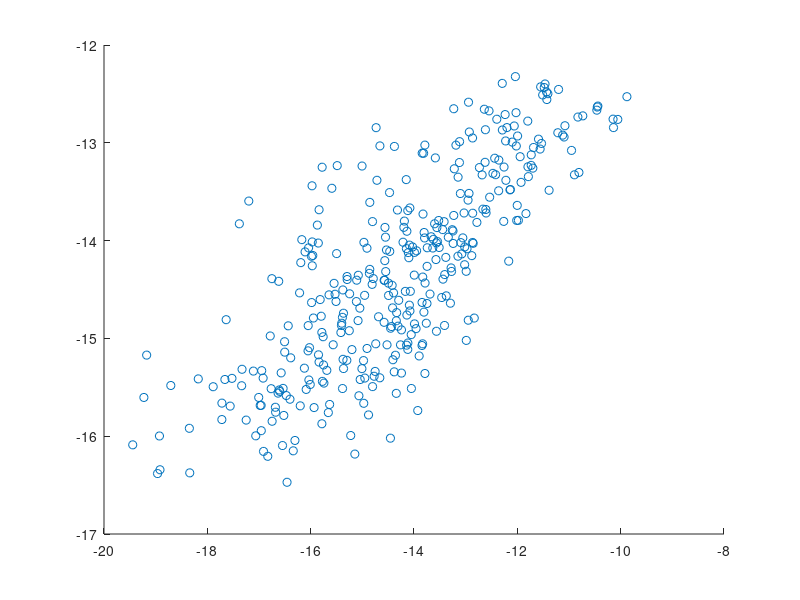

This figure's MATLAB source: (Note: this script raises an error after producing the figure.)

% This file provides data descriptions and analyses demos relevant to the
% manuscript: ''Send-receive communication asymmetry in brain networks:
% Inferring directionallity of neural signalling from undirected
% connectomes''.

% Caio Seguin, Adeel Razi, Andrew Zalesky
% Feb 2019

%% Load data

load('sen_rev_data.mat');

%% Data description: asy struct

% The struct asy contains data on related to the measure of send-receive communication
% asymmetry. The struct is organized as folows:
% 
% asy.com - Send-receive communication asymmetry.
% 
%   asy.com.rg - Regional communication asymmetry.
% 
%       asy.com.rg.{n256,n360,n512} - Regional cortical parcellations for
%       N = 256,360,512.
%  
%           asy.com.rg.n256.{d10,d15,d20} - Regional communication asymmetry
%           computed for 10%, 15%, 20% structural connection density.
% 
%               asy.com.rg.n256.d10.{nav,dif,si} - Regional communication asymmetry
%               for navigation efficiency, diffusion effeciency and search
%               information. This are the variables projected onto the
%               cortical surface in Fig 3a,d,g.
% 
%   asy.com.ss - Subsystems communication asymmetry.
% 
%       asy.com.ss.n360.{d10,d15,d20} - Subsystems communication asymmetry for
%       10%, 15%, 20% structural connection density.
% 
%           asy.com.ss.n360.d10.{nav,dif,si} - Subsystems communication asymmetry
%           for navigation efficiency, diffusion effeciency and search
%           information.
% 
%           asy.com.ss.n360.d10.nav.{yeo7,yeo17,hcp22} - Subsystems
%           communication asymmetry for yeo 7, yeo 17, hcp 22 cortical
%           subsystems
% 
%           asy.com.ss.n360.d10.nav.yeo7.{vec,mat} - System-wise and
%           pairwise subsystems communication asymmetry. These are the
%           variables shown in Figs 4a,c (mat) and 4b,d (vec).
% 
% asy.ec - Send-receive effective connectivity asymmetry
% 
%   asy.ec.ss.n360.{yeo7,yeo17,hcp22} - Effective connectivity asymmetry
%   for the yeo 7, yeo 17 and hcp 22 cortical subsystems.
% 
%       asy.ec.ss.n360.yeo7.{ses1,ses2} - Effective connectivity asymmetry
%       for resting-state fMRI sessions 1 and 2
% 
%           asy.ec.ss.n360.yeo7.ses1.mat - Pairwise effective connecitivty
%           asymmetry. These are the variables shown in Figs 5c,d (Eff. conn. asymmetry matrix)

%% Data description: sre struct

% The struct sre constains data on regional Send/Receive efficiencies. The
% the struct field naming convetion follows the one for the asy struct
% described above.

%% Data description: g1 struct

% The g1 struct contains the cortical gradient of functional connectivity
% from Margulies et al 2016, PNAS (https://doi.org/10.1073/pnas.1608282113)
% downsampled from vertice to regional resolution for parcellations with
% N=256,360,512. The original cortical gradient is publicly available at
% https://www.neuroconnlab.org/data/index.html

% g1.n360.val stores the average gradient value of vertices comprised into
% each of 360 cortical regions. Correlations between g1.n360.val and
% communication asymmetries are reported in the Send-receive communication
% asymmetries of the human connectome section.

% g1.n360.group.thr contains a classification of cortical regions into
% unimodal (g1.n360.val <= -2), neutral (-2 < g1.n360.val <= 2) or multimodal
% (g1.n360.val > 2). This classification is used in Fig 3c,f,i.

%% Demo 1: Reproduce analyses used in Fig 3d,e,f (Send-receive communication asymmetries of the human connectome)

% Fig 3d
display('*** Analysis: Fig 3d ***');
display(['Values projected onto the cortical surface are stored in asy.com.rg.n360.d15.si ', ... 
    'and available as an interactive connectome workbench scene in <insert BALSA URL>']);
fprintf('\n');

% Fig 3e
display('*** Analysis: Fig 3e ***');
figure;
scatter(sre.rg.n360.d15.si.rev, sre.rg.n360.d15.si.sen);
refline(1,0);
xlabel('Receiving search information');
ylabel('Sending search information');
title('Fig 3E');
set(gca, 'FontSize', 14);
display('Scatter plot generated.');
fprintf('\n');

% Fig 3f
display('*** Analysis: Fig 3f ***');
% Continuous analysis
[r,p] = corr(asy.com.rg.n360.d15.si, g1.n360.val);
% Categorical analysis
aux = asy.com.rg.n360.d15.si;
bux = g1.n360.group.thr;
[p_u_n, ~, s_u_n] = ranksum(aux(bux == 1), aux(bux == 2), 'tail', 'both');
[p_n_h, ~, s_n_h] = ranksum(aux(bux == 2), aux(bux == 3), 'tail', 'both');
[p_u_h, ~, s_u_h] = ranksum(aux(bux == 1), aux(bux == 3), 'tail', 'both');
fprintf('Relationship between search info asymmetry and G1\n');
fprintf('Correlation: r=%.2f, p=%.0e\n', r, p);
fprintf('Wilcoxon test, Unimodal > Neutral: Z=%.2f, p=%.0e\n', s_u_n.zval , p_u_n);
fprintf('Wilcoxon test, Neutral > Multimodal: Z=%.2f, p=%.0e\n', s_n_h.zval , p_n_h);
fprintf('Wilcoxon test, Unimodal > Multimodal: Z=%.2f, p=%.0e\n', s_u_h.zval , p_u_h);
fprintf('\n');

%% Demo 2: Reproduce analyses in Fig 4c,d (Send-receive communication asymmetries of cortical subsystems)

display('*** Analysis: Fig 4c,d ***');

% Bonferoni corrected significance threshold for pairwise subsystem asymmetries
% alpha=0.05, 22*21/2 multiple comparisons, two-sided test, 200 subjects
pw_sig_thr = -tinv(0.025/(11*21), 199);

% Bonferoni corrected significance threshold for individual subsystem asymmetries
% alpha=0.05, 22 multiple comparisons, two-sided test, 200 subjects
ind_sig_thr = -tinv(0.025/22, 199);

X = asy.com.ss.n360.d15.nav.hcp22.mat;
X(X < pw_sig_thr) = 0;

[asy_sort, idx_sort] = sort(asy.com.ss.n360.d15.nav.hcp22.vec, 'descend');

figure;
subplot(1,2,1);
imagesc(X); colorbar;
title('Fig 4C: Send-receive navigation asymmetry matrix');

subplot(1,2,2);
barh(flipud(asy_sort));
title('Fig 4D: Subsystem send-receive navigation asymmetry');
xlabel('Receivers < Neutral > Senders');

aux = (1:22)';
set(gca, 'YTick', aux);
set(gca, 'YTickLabel', flipud(aux(idx_sort)));
set(gca, 'FontSize', 14);

l_sen = line([ind_sig_thr, ind_sig_thr], get(gca,'YLim'));
l_rev = line(-[ind_sig_thr, ind_sig_thr], get(gca,'YLim'));
l_sen.LineWidth = 2;
l_sen.LineStyle = '--';
l_sen.Color = [1 0.5 0];
l_rev.LineWidth = 2;
l_rev.LineStyle = '--';
l_rev.Color = [0 0.5 1];

display('Plots generated.');
fprintf('\n');

%% Demo 3: Reproduce analyses in Fig 5c (Send-receive communication asymmetry and effective connectivity)

display('*** Analysis: Fig 5c ***');

% Correlation between communication and effective connectivity asymmetry
% for navigation asymmetry, 15% connection density, Yeo 17, fMRI session 1 (Fig
% 5c).

% Upper triangle index
upt = find(triu(ones(17),1));
[r,p] = corr(asy.com.ss.n360.d15.nav.yeo17.mat(upt), asy.ec.ss.n360.yeo17.ses1.mat(upt));

figure;
scatter(asy.com.ss.n360.d15.nav.yeo17.mat(upt), asy.ec.ss.n360.yeo17.ses1.mat(upt));
lsline;
xlabel('Send-receive navigation asymmetry');
ylabel('Effective connectivity asymmetry');
title(sprintf('Fig 5c: r=%.2f, p=%.0e', r, p));
set(gca, 'FontSize', 14);

display('Scatter plot generated');
fprintf('\n');

%% Demo 4: Reproduce analyses in Fig 6 (Send-receive communication asymmetry of directed non-human connectomes)

display('*** Analysis: Fig 6 (mouse results) ***');

display('Load data from Rubinov et al 2015 PNAS. https://doi.org/10.1073/pnas.1420315112');
load('mouse_data');

% Directed (asymmetric) connectivity matrix
W_dir = W;
% Euclidean distance matrix between region centroids
D = squareform(pdist(coords));

display('Step-by-step computation of network communication measures and send-receive asymmetries.');

%%% Step 1: Create an undirected (symmetric) macaque connectome
W_und = (W_dir + W_dir')./2;

%%% Step 2: Weight-to-length transformation

% Directed
L_dir = -log10(W_dir./(max(W_dir(:)) + min(W_dir(W_dir>0))));
L_dir(L_dir == Inf) = 0;

% Undirected
L_und = -log10(W_und./(max(W_und(:)) + min(W_und(W_und>0))));
L_und(L_und == Inf) = 0;

%%% Step 3: Compute weighted communication asymmetries for the directed (original) connectome

% Weighted navigation efficiency
[~, ~, PL_nav] = navigate(L_dir, D);
E_nav = 1./PL_nav;
dir.E_nav_asy = (E_nav - E_nav')./(E_nav + E_nav');

% Weighted search Info
SI = search_information(W_dir, L_dir);
E_si = -SI;
dir.E_si_asy = (E_si - E_si')./(E_si + E_si');

% Weighted diffusion efficiency
[~, E_dif] = diffusion_efficiency(W_dir);
dir.E_dif_asy = (E_dif - E_dif')./(E_dif + E_dif');

%%% Step 4: Compute weighted communication asymmetries for the undirected (original) connectome

% Weighted navigation efficiency
[~, ~, PL_nav] = navigate(L_und, D);
E_nav = 1./PL_nav;
und.E_nav_asy = (E_nav - E_nav')./(E_nav + E_nav');

% Weighted search Info
SI = search_information(W_und, L_und);
E_si = -SI;
und.E_si_asy = (E_si - E_si')./(E_si + E_si');

% Weighted diffusion efficiency
[~, E_dif] = diffusion_efficiency(W_und);
und.E_dif_asy = (E_dif - E_dif')./(E_dif + E_dif');

%%% Step 5: Determine unconnected node pairs in the symmetrized connectome
n = length(W_und);
aux = ones(n);
bux = zeros(n);
bux(triu(aux,1) == 1 & W_und == 0) = 1;
unc_idx = find(bux);

%%% Step 5: Correlation between directed and undirected asymmetries for unconneted node pairs
[r,p] = corr(und.E_dif_asy(unc_idx), dir.E_dif_asy(unc_idx));

figure;
scatter(und.E_dif_asy(unc_idx), dir.E_dif_asy(unc_idx));
lsline;
xlabel('Undirected diffusion asymmetry');
ylabel('Directed diffusion asymmetry');
title(sprintf(['Fig 6f: Directed vs undirected weighted diffusion asymmetry in the\n', ... 
    'macaque connectome: rho=%.2f, p=%.0e'],r,p));
set(gca, 'FontSize', 14);

display('Scatter plot generated.');
fprintf('\n');




